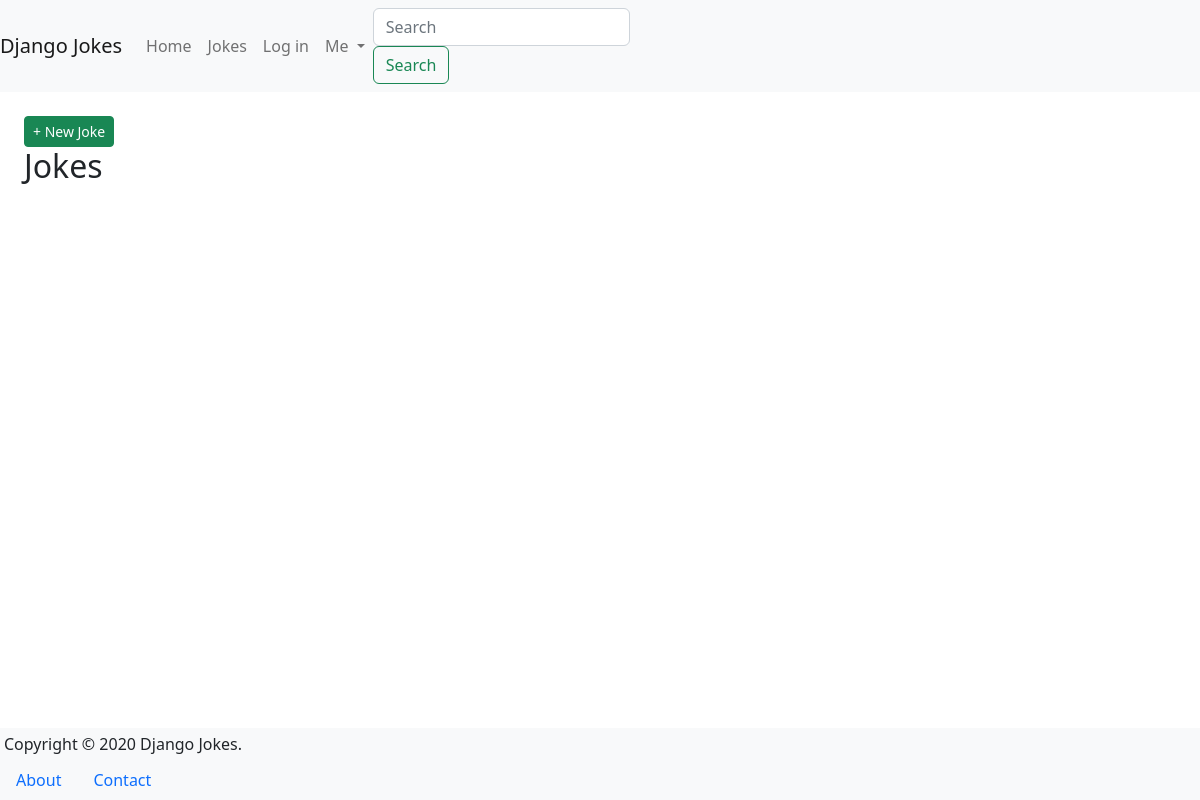
/jokes/, run on an earlier commit of the app's database.
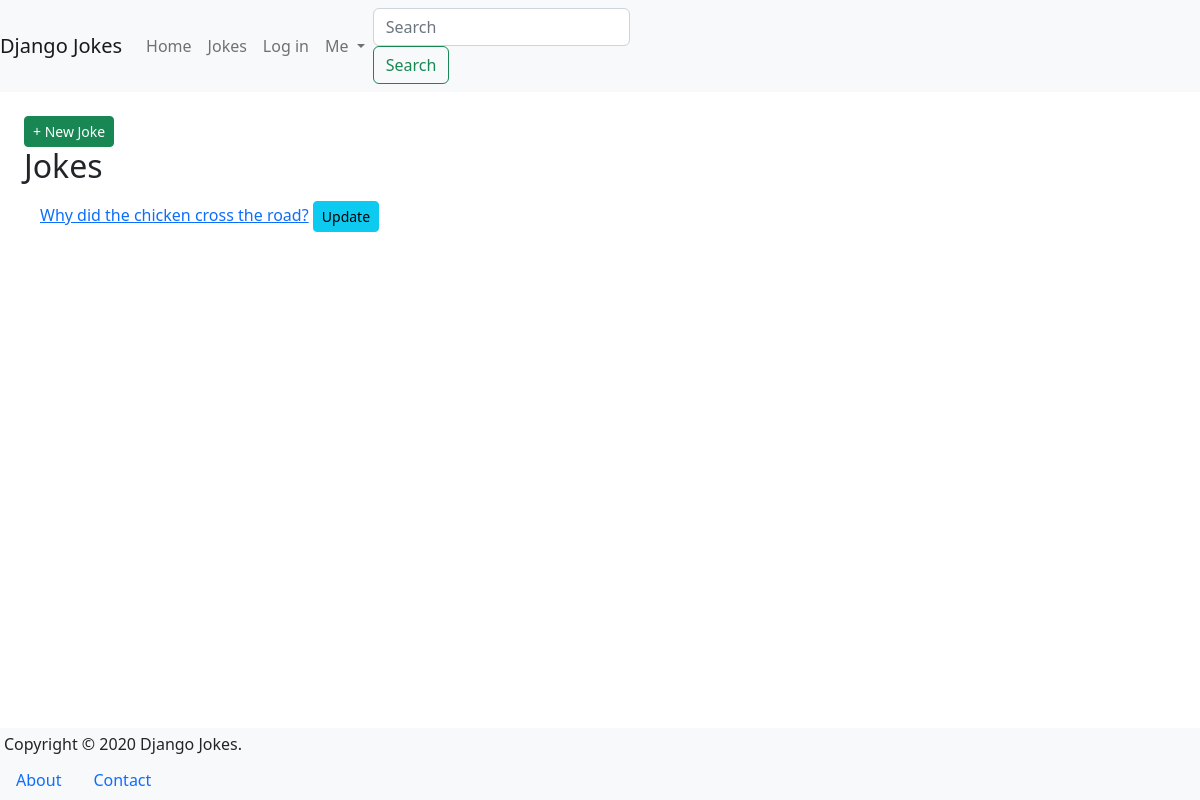
And on a later commit of the database.
### jokes/models.py (models this page shows, shortened)
class Joke(models.Model):
 question = models.TextField(max_length=200)
 answer = models.TextField(max_length=100, blank=True)
 created = models.DateTimeField(auto_now_add=True)
 updated = models.DateTimeField(auto_now=True)
 def get_absolute_url(self):
  return reverse('jokes:detail', args=[str(self.pk)])

### jokes/views.py (the view)
# urls.py: path('', JokeListView.as_view(), name='list'),
class JokeListView(ListView):
    model = Joke

### templates/jokes/joke_list.html (shortened to what this page needs)
{% extends "_base.html" %}
{% block main %}
    <a class="btn btn-success btn-sm float-right" href="{% url 'jokes:create' %}">
     + New Joke
     </a>
 <h2>Jokes</h2>
 <ul class="list-group list-group-flush mb-3">
    {% for joke in joke_list %}
        <li class="list-group-item">
            <a href="{{ joke.get_absolute_url }}">{{ joke.question }}</a>
            <a href="{% url 'jokes:update' joke.pk %}"
                class="btn btn-info btn-sm float-right mr-2">Update</a>
        </li>
    {% endfor %}
 </ul>
{% endblock %}

### templates/_base.html (shortened to what this page needs)
<!DOCTYPE html>
<html lang="en">
<head>
<link href="https://cdn.jsdelivr.net/npm/bootstrap@5.2.3/dist/css/bootstrap.min.css" rel="stylesheet">
</head>
<body>
<header>
  <nav class="navbar navbar-expand-lg navbar-light bg-light">
    <a class="navbar-brand" href="{% url 'pages:homepage' %}">Django Jokes</a>
    <div class="collapse navbar-collapse" id="navbarSupportedContent">
      <ul class="navbar-nav mr-auto">
        <li class="nav-item active">
          <a class="nav-link" href="{% url 'pages:homepage' %}">Home
          </a>
        </li>
        <li class="nav-item">
          <a class="nav-link" href="#">Jokes</a>
        </li>
        <li class="nav-item">
          <a class="nav-link" href="#">Log in</a>
        </li>
        <li class="nav-item dropdown">
          <a class="nav-link dropdown-toggle" href="#" id="navbarDropdown"
             role="button" data-toggle="dropdown" aria-haspopup="true"
             aria-expanded="false">
            Me
          </a>
        </li>
      </ul>
      <form class="form-inline my-2 my-lg-0">
        <input class="form-control mr-sm-2" type="search"
        placeholder="Search" aria-label="Search">
        <button class="btn btn-outline-success my-2 my-sm-0" type="submit">
          Search
        </button>
      </form>
    </div>
  </nav>
</header>
<main class="m-4 pb-5">
  {% block main %}<h2>Welcome!</h2>{% endblock %}
</main>
<footer class="fixed-bottom bg-light row">
    <div class="col">
      <div class="float-right m-1 mr-2">Copyright &copy; 2020 Django Jokes.</div>
      <nav>
        <ul class="nav">
          <li class="nav-item"><a class="nav-link" href="{% url 'pages:about-us' %}">About</a></li>
          <li class="nav-item"><a class="nav-link" href="#">Contact</a></li>
        </ul>
      </nav>
    </div>
</footer>
</body>
</html>

What changed in the data, as far as the page shows it:
added Joke: question "Why did the chicken cross the road?"
